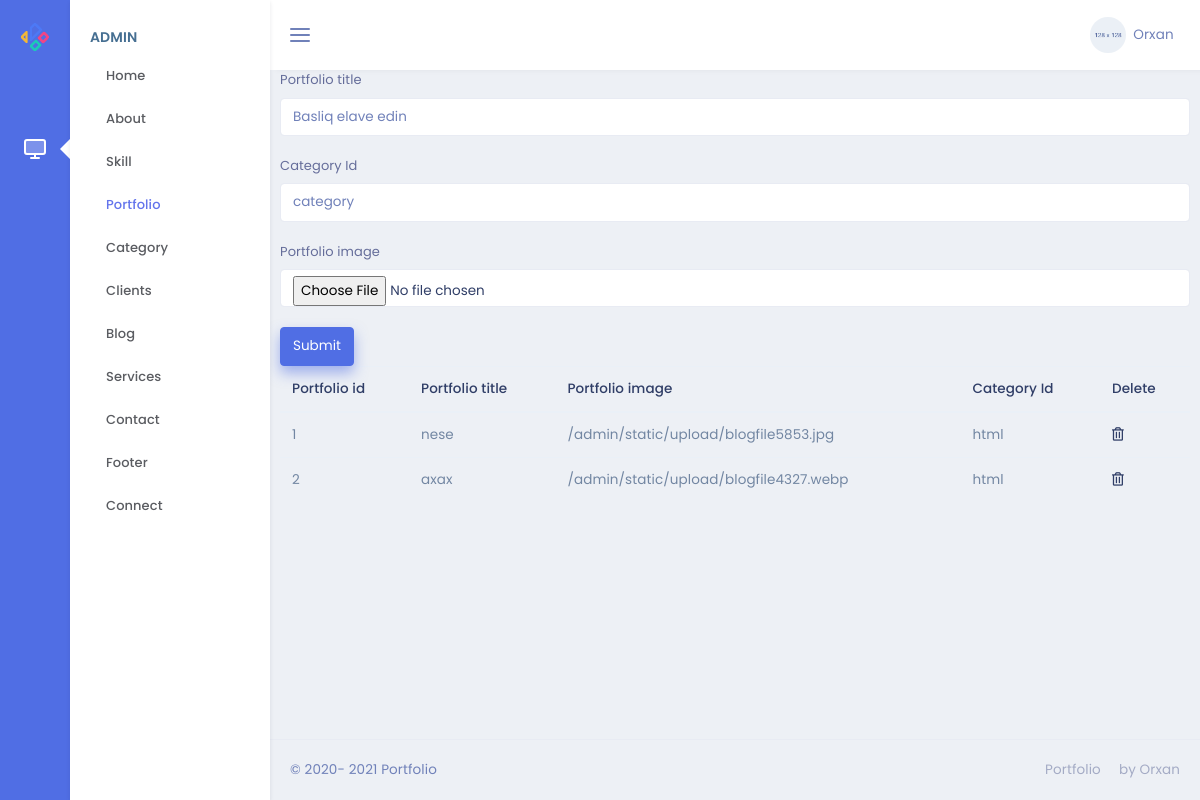
Page /admin/portfolio on the committed database.
### models.py (models this page shows)
class Portfolio(db.Model):
    portfolio_id = db.Column(db.Integer, primary_key=True)
    portfolio_title = db.Column(db.String,nullable=False)
    portfolio_image = db.Column(db.String,nullable=False)
    category_id=db.Column(db.Integer, db.ForeignKey('category.category_id'),nullable=False)

class Category(db.Model):
    category_id = db.Column(db.Integer, primary_key=True)
    category_name = db.Column(db.String,nullable=False)
    portfolies = db.relationship('Portfolio',backref='category',lazy=True)

### admin/routes.py (the view, shortened to what this page needs)
@admin.route('/portfolio' , methods=["GET","POST"])
def portfoliopages():
    categories=Category.query.all()
    portfolio=Portfolio.query.all()
    return render_template('/admin/Portfolio/portfolio.html',portfolio=portfolio,categories=categories)

### admin/templates/admin/Portfolio/portfolio.html
{% extends "admin/base.html" %}
{% block content %}
<form action="/admin/portfolio" method="POST" enctype="multipart/form-data">
    <div class="form-group">
        <label for="title">Portfolio title</label>
        <input type="title" class="form-control" name="title" id="title" placeholder="Basliq elave edin">
    </div>
    <div class="form-group">
        <label for="category">Category Id</label>
        <input type="category" class="form-control" name="category" id="category" placeholder="category">
    </div>
    <div class="form-group">
        <label for="image">Portfolio image</label>
        <input type="file" class="form-control" name="image" id="image" placeholder="image">
    </div>
    <button type="submit" class="btn btn-primary">Submit</button>
</form>
<table class="table">
    <thead>
        <tr>
            <th scope="col">Portfolio id</th>
            <th scope="col">Portfolio title</th>
            <th scope="col">Portfolio image</th>
            <th scope="col">Category Id</th>
            <th scope="col">Delete</th>
        </tr>
    </thead>
    <tbody>
        {% for portfolies in portfolio %}
        <tr>
            <td>{{portfolies.portfolio_id}}</td>
            <td>{{portfolies.portfolio_title}}</td>
            <td>{{portfolies.portfolio_image}}</td>
            {% for category in categories %}
            {% if category.category_id==portfolies.category_id %}
            <td>{{category.category_name}}</td>
            {% endif %}
            {% endfor %}
            <td><a href="/admin/portfolio/{{portfolies.portfolio_id}}"> <i class="far fa-trash-alt"></i> </a> </td>
        </tr>
        {% endfor %}
    </tbody>
</table>
{% endblock %}

### rows in the picture
Portfolio: portfolio_id "1", portfolio_title "nese", portfolio_image "/admin/static/upload/blogfile5853.jpg"
Category: category_name "html"
Portfolio: portfolio_id "2", portfolio_title "axax", portfolio_image "/admin/static/upload/blogfile4327.webp"
